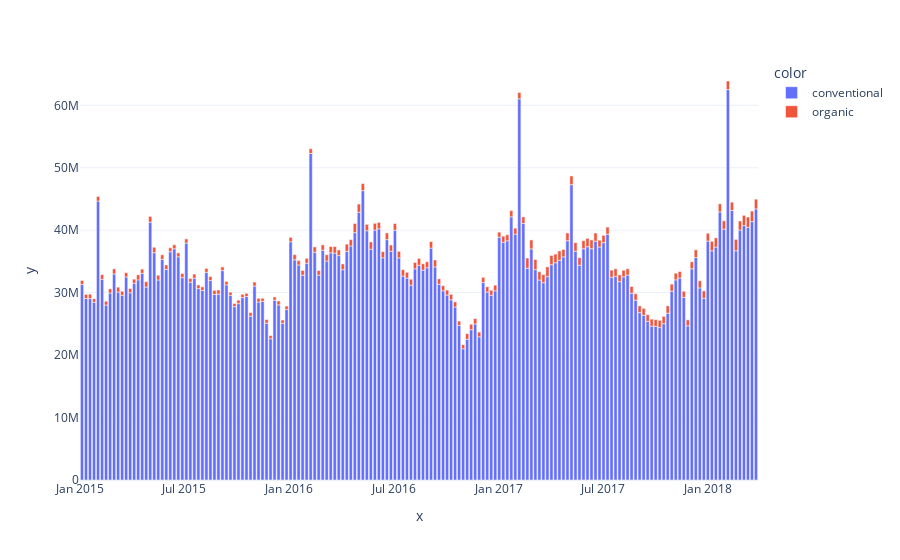

The notebook cell this image was saved under:
### Code cell
_df = df.loc[df.region=='TotalUS',['date','total_volume','type']]

px.bar(
        y=_df['total_volume'],
        x=_df['date'],
        color=_df.type
    )

### Figure 1 — Plotly figure (JSON) as saved in the notebook; plotly's stock layout.template omitted (floating-point values rounded to 4 significant figures; data arrays with more than 128 entries replaced by an {"elided": "..."} marker saying what was removed)
{"data": [{"alignmentgroup": "True", "hovertemplate": "color=conventional<br>x=%{x}<br>y=%{y}<extra></extra>", "legendgroup": "conventional", "marker": {"color": "#636efa", "pattern": {"shape": ""}}, "name": "conventional", "offsetgroup": "conventional", "orientation": "v", "showlegend": true, "textposition": "auto", "type": "bar", "x": {"elided": "169 str values"}, "xaxis": "x", "y": {"elided": "169 float values"}, "yaxis": "y"}, {"alignmentgroup": "True", "hovertemplate": "color=organic<br>x=%{x}<br>y=%{y}<extra></extra>", "legendgroup": "organic", "marker": {"color": "#EF553B", "pattern": {"shape": ""}}, "name": "organic", "offsetgroup": "organic", "orientation": "v", "showlegend": true, "textposition": "auto", "type": "bar", "x": {"elided": "169 str values"}, "xaxis": "x", "y": {"elided": "169 float values"}, "yaxis": "y"}], "layout": {"barmode": "relative", "legend": {"title": {"text": "color"}, "tracegroupgap": 0}, "margin": {"t": 60}, "xaxis": {"anchor": "y", "domain": [0, 1], "title": {"text": "x"}}, "yaxis": {"anchor": "x", "domain": [0, 1], "title": {"text": "y"}}}}
